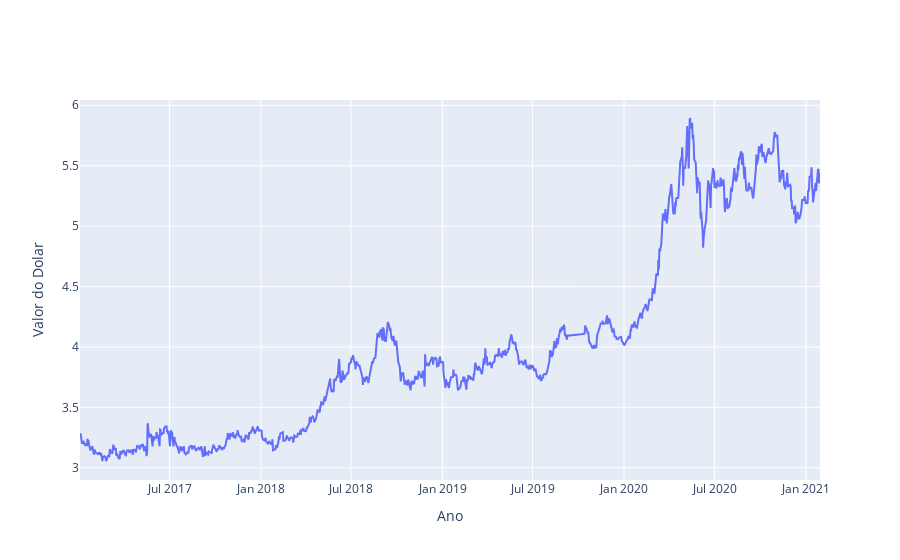

Here is the notebook cell this chart was saved with:
### Markdown cell above
Gráfico Dolar em relação ao Real

### Code cell
x1=[row[1] for row in cotacao_dolar.index.values]
y1=cotacao_dolar.close.values
cotacao = [go.Scatter(x=x1, y=y1)]
layout = go.Layout(
   xaxis=dict(
       range=['01-01-2017','31-01-2021'],
       title='Ano'              
   ),
   yaxis=dict(
       range=[min(x1), max(y1)],
       title='Valor do Dolar'
   ))
fig = go.Figure(data = cotacao, layout = layout)
py.iplot(fig)

### Figure 1 — Plotly figure (JSON) as saved in the notebook; plotly's stock layout.template omitted (floating-point values rounded to 4 significant figures; data arrays with more than 128 entries replaced by an {"elided": "..."} marker saying what was removed)
{"data": [{"type": "scatter", "x": {"elided": "1042 str values"}, "y": {"elided": "1042 float values"}}], "layout": {"xaxis": {"range": ["01-01-2017", "31-01-2021"], "title": {"text": "Ano"}}, "yaxis": {"range": ["2017-01-02", 5.886], "title": {"text": "Valor do Dolar"}}}}
